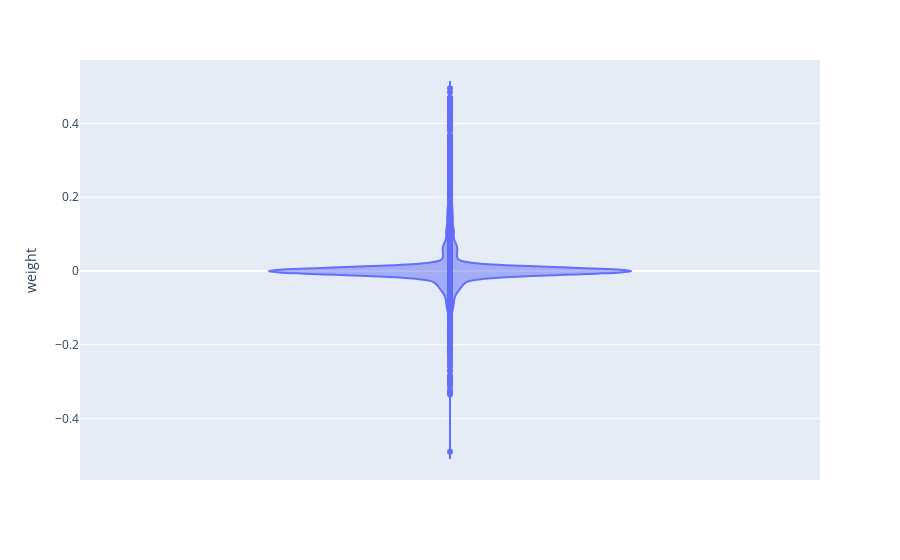

Notebook code cell kept with this figure:
### Code cell
import plotly.express as px
px.violin(term_weights_sorted[(term_weights_sorted["weight"] > -0.5) & (term_weights_sorted["weight"] < 0.5)], y="weight")

### Figure 1 — Plotly figure (JSON) as saved in the notebook; plotly's stock layout.template omitted (floating-point values rounded to 4 significant figures; data arrays with more than 128 entries replaced by an {"elided": "..."} marker saying what was removed)
{"data": [{"alignmentgroup": "True", "box": {"visible": false}, "hovertemplate": "weight=%{y}<extra></extra>", "legendgroup": "", "marker": {"color": "#636efa"}, "name": "", "offsetgroup": "", "orientation": "v", "scalegroup": "True", "showlegend": false, "type": "violin", "x0": " ", "xaxis": "x", "y": {"elided": "8699 float values"}, "y0": " ", "yaxis": "y"}], "layout": {"legend": {"tracegroupgap": 0}, "margin": {"t": 60}, "violinmode": "group", "xaxis": {"anchor": "y", "domain": [0, 1]}, "yaxis": {"anchor": "x", "domain": [0, 1], "title": {"text": "weight"}}}}
